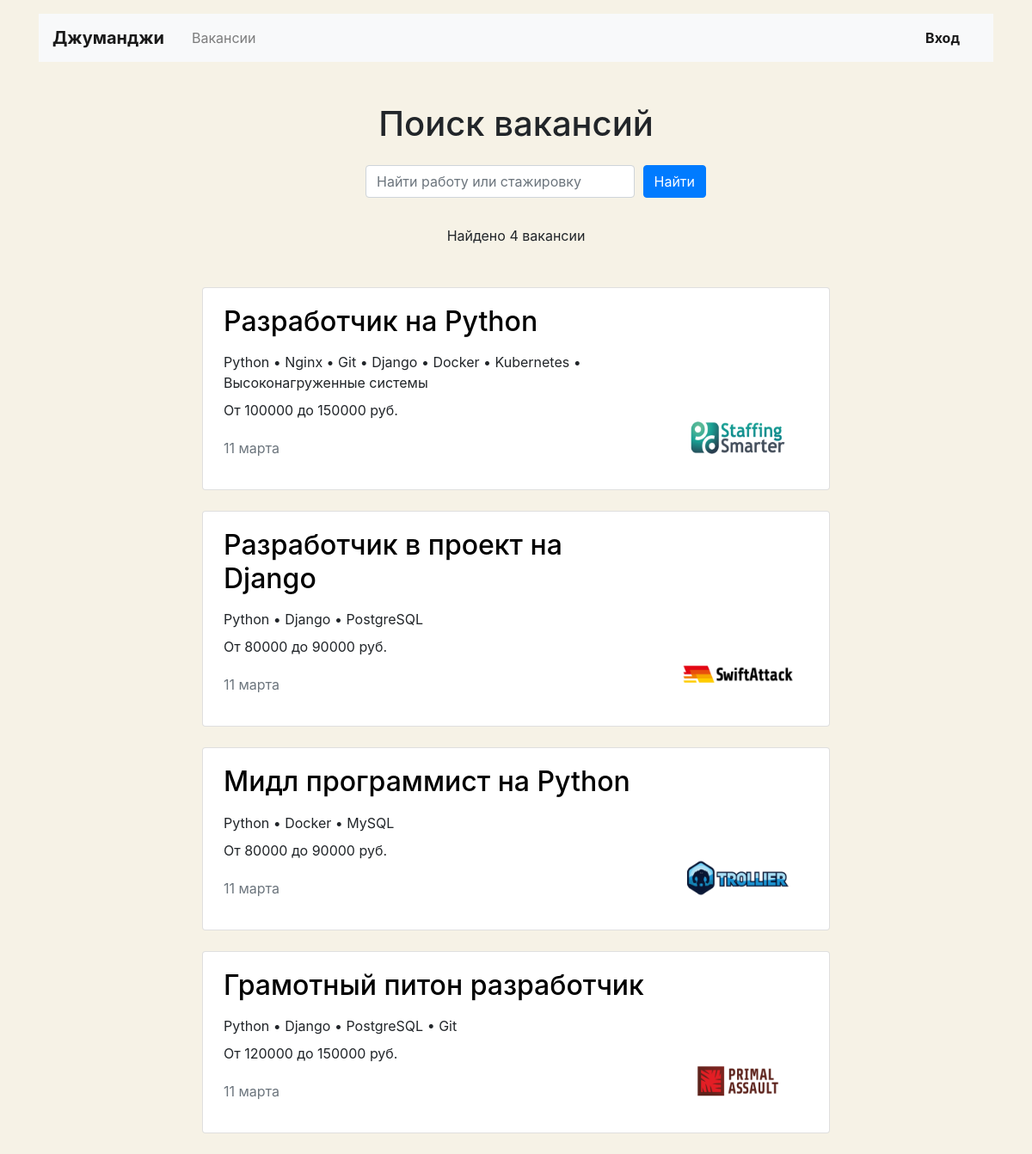
The page /search?s=Python on the database its author committed.
### vacancies/models.py (models this page shows, shortened)
class Vacancy(models.Model):
    title = models.CharField(max_length=64)
    specialty = models.ManyToManyField(Specialty, related_name='vacancies')
    company = models.ManyToManyField(Company, related_name='companies')
    salary_min = models.IntegerField()
    salary_max = models.IntegerField()
    published_at = models.DateField()
    skills = models.TextField()
    description = models.TextField()

class Company(models.Model):
    name = models.CharField(max_length=64)
    location = models.CharField(max_length=32)
    logo = models.ImageField(upload_to=MEDIA_COMPANY_IMAGE_DIR, blank=True)
    description = models.TextField()
    employee_count = models.IntegerField()
    owner = models.OneToOneField(User, on_delete=models.CASCADE, null=False)

### vacancies/views/views.py (the view)
# urls.py: path('search', VacancySearch.as_view(), name='vacancy_search'),
class VacancySearch(ListView):
    model = Vacancy
    template_name = 'vacancies/search.html'
    context_object_name = 'vacancies'
    def get(self, request, *args, **kwargs):
        form = VacancySearchForm(self.request.GET)
        if form.is_valid():
            query = form.cleaned_data['query']
            if query:
                return redirect(reverse('vacancy_search') + "?s=%s" % query)
        return super().get(request, *args, **kwargs)
    def get_context_data(self, *, object_list=None, **kwargs):
        kwargs['form'] = VacancySearchForm
        return super().get_context_data(**kwargs)
    def get_queryset(self):
        query = self.request.GET.get('s')
        if query:
            queryset = Vacancy.objects.filter(
                Q(title__icontains=query) | Q(skills__icontains=query) | Q(description__icontains=query),
            )
            return queryset

### vacancies/templatetags/filters.py (called while the page is built)
@register.filter
def ru_pluralize(number: Union[int, str], arg: str = 'дурак,дурака,дураков'):
    nominative_singular, genitive_singular, genitive_plural = arg.split(',')
    number = abs(int(number))
    if 10 <= number % 100 <= 20:
        return f'{number} {genitive_plural}'
    if number % 10 == 1:
        return f'{number} {nominative_singular}'
    if 2 <= number % 10 <= 4:
        return f'{number} {genitive_singular}'
    return f'{number} {genitive_plural}'

@register.filter
def split(string):
    return string.split(',')

### templates/vacancies/search.html
{% extends 'vacancies/base.html' %}
{% load static %}
{% load crispy_forms_tags %}
{% load filters %}
{% block container %}
  <main class="container mt-3">
    <section>
        <h1 class="h1 text-center mt-5 mb-4">Поиск вакансий</h1>
        <div class="row">
              <div class="col-12 col-md-18 col-lg-7 offset-lg-4 offset-md-2">
               {% crispy form %}
            </div>
        </div>
      <p class="text-center pt-3">Найдено {{ vacancies|length|ru_pluralize:'вакансия,вакансии,вакансий' }}</p>
      <div class="row mt-5">
        <div class="col-12 col-lg-8 offset-lg-2 m-auto">
            {% for vacancy in vacancies %}
          <div class="card mb-4">
            <div class="card-body px-4">
              <div class="row">
                <div class="col-12 col-md-8 col-lg-9">
                 <a href="{% url 'VacancyDetailView'  vacancy.pk %}" style="color: black">
                  <h2 class="h2 pb-2">{{ vacancy.title }}</h2>
                 </a>
                  <p class="mb-2">{{ vacancy.skills|split|join:" • " }}</p>
                  <p>От {{ vacancy.salary_min }} до {{ vacancy.salary_max }} руб.</p>
                  <p class="text-muted pt-1">{{ vacancy.published_at|date:"d E" }}</p>
                </div>
                <div class="col-12 col-md-4 col-lg-3 d-flex align-items-end">
                 {% for company in vacancy.company.all %}
                     {% if company.logo %}
                  <a href="{% url 'CompanyDetailView' company.pk %}"><img src="{{ company.logo.url }}" width="130" height="80" alt=""></a>
                     {% else %}
                  <a href="{% url 'CompanyDetailView' company.pk %}"><img src="{% static 'default_logo.png' %}" width="130" height="80" alt=""></a>
                     {% endif %}
                 {% endfor %}
                </div>
              </div>
            </div>
          </div>
            {% endfor %}
        </div>
      </div>
    </section>
  </main>
{% endblock %}

### templates/vacancies/base.html (style rules this page uses)
body { background-color: #F6F2E6; }

### rows shown on the page
Vacancy: title "Разработчик на Python", skills|split "Python • Nginx • Git • Django • Docker • Kubernetes • Высоконагруженные системы", salary_min "100000", salary_max "150000", published_at "11 марта"
Company: logo (picture)
Vacancy: title "Разработчик в проект на Django", skills|split "Python • Django • PostgreSQL", salary_min "80000", salary_max "90000", published_at "11 марта"
Company: logo (picture)
Vacancy: title "Мидл программист на Python", skills|split "Python • Docker • MySQL", salary_min "80000", salary_max "90000", published_at "11 марта"
Company: logo (picture)
Vacancy: title "Грамотный питон разработчик", skills|split "Python • Django • PostgreSQL • Git", salary_min "120000", salary_max "150000", published_at "11 марта"
Company: logo (picture)

### other values the page prints
{{ vacancies|length|ru_pluralize:'вакансия,вакансии,вакансий' }} "4 вакансии"
